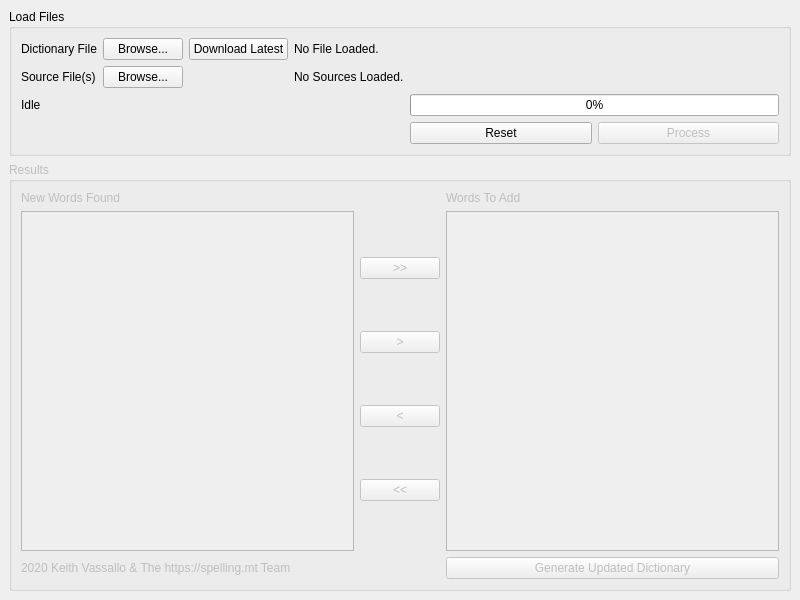
<?xml version="1.0" encoding="UTF-8"?>
<ui version="4.0">
 <class>MainWindow</class>
 <widget class="QMainWindow" name="MainWindow">
  <property name="geometry">
   <rect>
    <x>0</x>
    <y>0</y>
    <width>800</width>
    <height>600</height>
   </rect>
  </property>
  <property name="windowTitle">
   <string>WordLeech</string>
  </property>
  <widget class="QWidget" name="centralwidget">
   <layout class="QGridLayout" name="gridLayout">
    <item row="0" column="0">
     <widget class="QGroupBox" name="grp_load">
      <property name="title">
       <string>Load Files</string>
      </property>
      <layout class="QGridLayout" name="gridLayout_2">
       <item row="1" column="0">
        <widget class="QLabel" name="label_2">
         <property name="text">
          <string>Source File(s)</string>
         </property>
        </widget>
       </item>
       <item row="3" column="4">
        <layout class="QHBoxLayout" name="horizontalLayout">
         <item>
          <widget class="QPushButton" name="btn_reset">
           <property name="text">
            <string>Reset</string>
           </property>
          </widget>
         </item>
         <item>
          <widget class="QPushButton" name="btn_process">
           <property name="enabled">
            <bool>false</bool>
           </property>
           <property name="text">
            <string>Process</string>
           </property>
          </widget>
         </item>
        </layout>
       </item>
       <item row="0" column="0">
        <widget class="QLabel" name="label">
         <property name="text">
          <string>Dictionary File</string>
         </property>
        </widget>
       </item>
       <item row="2" column="4">
        <widget class="QProgressBar" name="pb_process">
         <property name="value">
          <number>0</number>
         </property>
        </widget>
       </item>
       <item row="1" column="4">
        <spacer name="horizontalSpacer_2">
         <property name="orientation">
          <enum>Qt::Horizontal</enum>
         </property>
         <property name="sizeHint" stdset="0">
          <size>
           <width>40</width>
           <height>20</height>
          </size>
         </property>
        </spacer>
       </item>
       <item row="0" column="4">
        <spacer name="horizontalSpacer">
         <property name="orientation">
          <enum>Qt::Horizontal</enum>
         </property>
         <property name="sizeHint" stdset="0">
          <size>
           <width>40</width>
           <height>20</height>
          </size>
         </property>
        </spacer>
       </item>
       <item row="0" column="1">
        <widget class="QPushButton" name="btn_load_dict">
         <property name="text">
          <string>Browse...</string>
         </property>
        </widget>
       </item>
       <item row="0" column="3">
        <widget class="QLabel" name="lbl_loaded_dict">
         <property name="text">
          <string>No File Loaded.</string>
         </property>
        </widget>
       </item>
       <item row="1" column="1">
        <widget class="QPushButton" name="btn_load_source">
         <property name="text">
          <string>Browse...</string>
         </property>
        </widget>
       </item>
       <item row="1" column="3">
        <widget class="QLabel" name="lbl_loaded_sources">
         <property name="text">
          <string>No Sources Loaded.</string>
         </property>
        </widget>
       </item>
       <item row="2" column="0" colspan="4">
        <widget class="QLabel" name="lbl_status">
         <property name="text">
          <string>Idle</string>
         </property>
        </widget>
       </item>
       <item row="0" column="2">
        <widget class="QPushButton" name="btn_download_dict">
         <property name="text">
          <string>Download Latest</string>
         </property>
        </widget>
       </item>
      </layout>
     </widget>
    </item>
    <item row="1" column="0">
     <widget class="QGroupBox" name="grp_results">
      <property name="enabled">
       <bool>false</bool>
      </property>
      <property name="title">
       <string>Results</string>
      </property>
      <layout class="QGridLayout" name="gridLayout_3">
       <item row="1" column="1">
        <layout class="QVBoxLayout" name="verticalLayout">
         <item>
          <widget class="QPushButton" name="btn_add_all">
           <property name="text">
            <string>&gt;&gt;</string>
           </property>
          </widget>
         </item>
         <item>
          <widget class="QPushButton" name="btn_add">
           <property name="text">
            <string>&gt;</string>
           </property>
          </widget>
         </item>
         <item>
          <widget class="QPushButton" name="btn_remove">
           <property name="text">
            <string>&lt;</string>
           </property>
          </widget>
         </item>
         <item>
          <widget class="QPushButton" name="btn_remove_all">
           <property name="text">
            <string>&lt;&lt;</string>
           </property>
          </widget>
         </item>
        </layout>
       </item>
       <item row="0" column="0">
        <widget class="QLabel" name="lbl_new">
         <property name="text">
          <string>New Words Found</string>
         </property>
        </widget>
       </item>
       <item row="0" column="2">
        <widget class="QLabel" name="lbl_add">
         <property name="text">
          <string>Words To Add</string>
         </property>
        </widget>
       </item>
       <item row="2" column="2">
        <widget class="QPushButton" name="btn_generate">
         <property name="text">
          <string>Generate Updated Dictionary</string>
         </property>
        </widget>
       </item>
       <item row="2" column="0">
        <widget class="QLabel" name="label_5">
         <property name="text">
          <string>2020 Keith Vassallo &amp; The https://spelling.mt Team</string>
         </property>
        </widget>
       </item>
       <item row="1" column="0">
        <widget class="QListWidget" name="lst_found"/>
       </item>
       <item row="1" column="2">
        <widget class="QListWidget" name="lst_add"/>
       </item>
      </layout>
     </widget>
    </item>
   </layout>
  </widget>
 </widget>
 <resources/>
 <connections/>
</ui>
